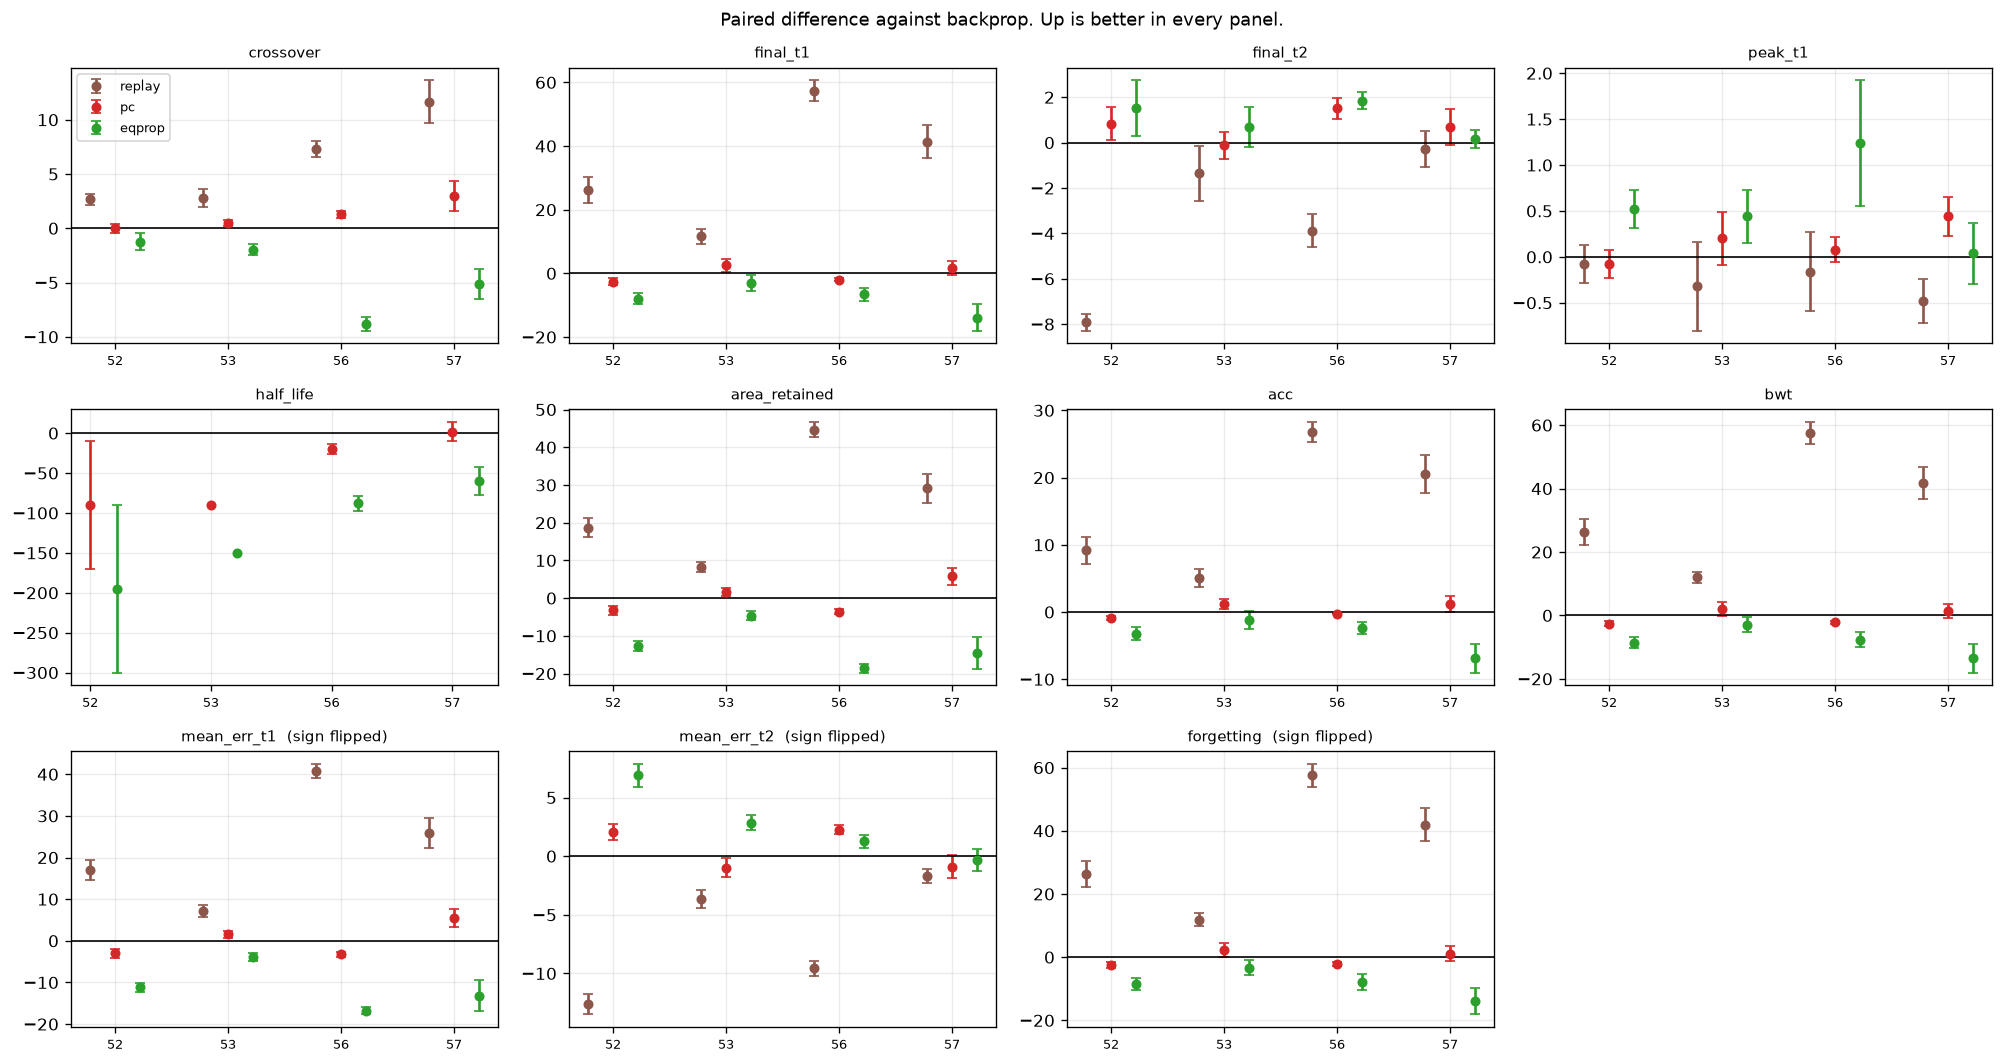

The Python source for this figure:
"""What does every comparison in this project look like under the FULL metric grid?

NOT AN EXPERIMENT -- a re-analysis. It trains nothing. It loads the saved arrays from the
comparisons already run and re-reports each one under every metric the project uses, paired
against backprop.

WHY THIS EXISTS
    The A series was written up on ONE metric at a time, and the choice changed the conclusion.
    Reported on endpoint retention, PC was indistinguishable from backprop everywhere and the
    project's answer was a flat no. Reported on CROSSOVER HEIGHT -- the metric experiment 12 was
    actually read on -- PC separates positively in Class-IL, +1.29 (3.7 sem) and +3.00 (2.2 sem).
    Same runs, same seeds, opposite conclusion.

    That is not a reason to prefer crossover and move on. It is a reason to report every metric
    every time, because the one that gets quoted should not be the one that was chosen after
    seeing the numbers. So this prints the whole grid for every run, and new comparisons print
    it too.

WHAT EACH METRIC IS BLIND TO is documented on `metrics.metric_grid`; the short version is that
crossover ignores the asymptote, endpoint metrics inherit the budget, half-life ignores where
the curve settles, and [R1]'s mean-test-error cannot separate "learned faster" from "forgot
less". None of them is sufficient alone, which is the point of a grid.

READING IT
    Every number is a PAIRED difference against backprop at the same seed, because the rules
    share the class split and the initialisation. BETTER/worse is flagged only past 2 sem, and
    the direction is corrected per metric -- for mean error and forgetting, lower is better.
"""
import sys
from pathlib import Path

ROOT = Path(__file__).resolve().parents[1]
sys.path.insert(0, str(ROOT))

import numpy as np

from src.metrics import metric_grid, report_grid, HIGHER_IS_BETTER
from src.protocol import figure_path

RUNS = [
    ("52_do_the_rules_differ_fixed_budget.npz",        "52  Domain-IL, fixed budget"),
    ("53_do_the_rules_differ_at_matched_competence.npz", "53  Domain-IL, matched competence"),
    ("56_do_the_rules_differ_class_il.npz",            "56  Class-IL, fixed budget"),
    ("57_do_the_rules_differ_class_il_matched.npz",    "57  Class-IL, matched competence"),
    ("61_rerun_exp12_as_written.npz",                  "61  experiment 12, as written"),
]

here = Path(__file__).parent
summary = {}
for fname, label in RUNS:
    path = here / fname
    if not path.exists():
        print(f"\n=== {label}  -- not run yet, skipped")
        continue
    z = np.load(path)
    methods = [str(m) for m in z["methods"]]
    # 52/56/61 store absolute steps with a switch; 53/57 store a switch-relative grid with
    # switch = 0. Both are handled by reading whichever key is present.
    switch = 0 if "switch" in z.files else float(np.asarray(z["switches"]).ravel()[0])
    grid = {m: metric_grid(z["steps"], z[f"argmax_{m}"], switch) for m in methods}
    print(f"\n{'=' * 78}\n{label}   ({z[f'argmax_{methods[0]}'].shape[0]} runs)\n{'=' * 78}")
    report_grid(grid, methods, control="backprop", primary="crossover")
    summary[label] = grid

# ---------------------------------------------------------------- one figure, all runs
# A grid of numbers is hard to compare across experiments, so the paired difference for every
# metric is drawn on one axes per metric, with the experiments along x. Bars above zero favour
# the rule; the sign is already corrected so "up is better" holds for every panel.
if summary:
    import matplotlib.pyplot as plt
    keys = [k for k in HIGHER_IS_BETTER if k in next(iter(summary.values()))["backprop"]]
    labels = list(summary)
    rules = [m for m in next(iter(summary.values())) if m != "backprop"]
    COL = {"replay": "tab:brown", "pc": "tab:red", "eqprop": "tab:green"}
    ncol = 4
    nrow = int(np.ceil(len(keys) / ncol))
    fig, axes = plt.subplots(nrow, ncol, figsize=(4.2 * ncol, 3.0 * nrow), squeeze=False)
    for ax, k in zip(axes.ravel(), keys):
        sign = 1.0 if HIGHER_IS_BETTER[k] else -1.0
        for j, m in enumerate(rules):
            xs, ys, es = [], [], []
            for i, lab in enumerate(labels):
                if m not in summary[lab]:
                    continue
                from src.metrics import paired_diff
                d, se, _ = paired_diff(summary[lab][m][k], summary[lab]["backprop"][k])
                xs.append(i + (j - 1) * 0.22)
                ys.append(sign * d)
                es.append(se)
            ax.errorbar(xs, ys, yerr=es, fmt="o", ms=5, capsize=3, lw=1.6,
                        color=COL.get(m, "k"), label=m)
        ax.axhline(0, color="k", lw=1)
        ax.set_title(k + ("" if HIGHER_IS_BETTER[k] else "  (sign flipped)"), fontsize=9)
        ax.set_xticks(range(len(labels)))
        ax.set_xticklabels([l.split()[0] for l in labels], fontsize=8)
        ax.grid(alpha=0.25)
    for ax in axes.ravel()[len(keys):]:
        ax.axis("off")
    axes[0][0].legend(fontsize=8)
    fig.suptitle("Paired difference against backprop. Up is better in every panel.", fontsize=11)
    fig.tight_layout()
    fig.savefig(figure_path(__file__), dpi=120, bbox_inches="tight")
    print(f"\nsaved {figure_path(__file__)}")
